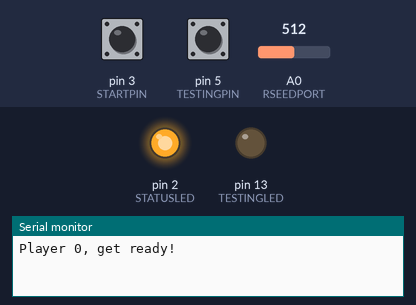
Bench run of a sketch on a simulated Arduino Uno, built with avr-gcc and run on an emulated ATmega328P. Parts: output pins drawn as LEDs (lit = HIGH), the last lines printed to the serial monitor. Inputs (shaded band) come from the test bench; at power-on: pin 3 (STARTPIN) HIGH, pin 5 (TESTINGPIN) HIGH, A0 (RSEEDPORT) = 512. Random numbers use the default seed unless the sketch sets one.

Above: at 1.2 s.
1.3 s: pin 3 (STARTPIN) pulled LOW for 0.15 s
At 2.1 s:
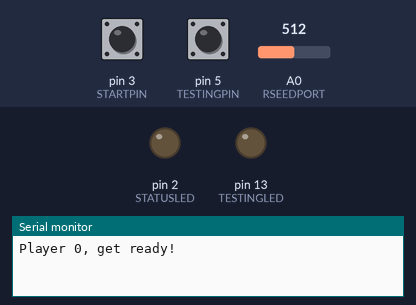
4.4 s: pin 5 (TESTINGPIN) pulled LOW for 0.15 s
At 6.4 s:
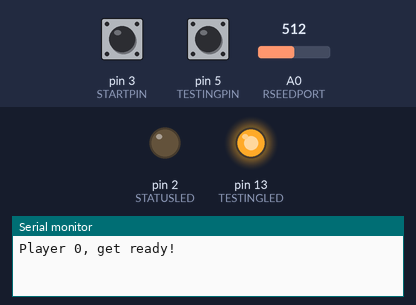
7.5 s: pin 5 (TESTINGPIN) pulled LOW for 1 s
At 8.1 s:
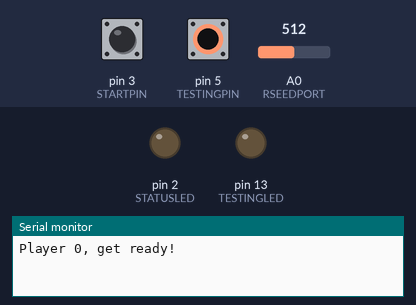
10.6 s: pin 3 (STARTPIN) driven LOW and pin 5 (TESTINGPIN) driven LOW
At 13.8 s:
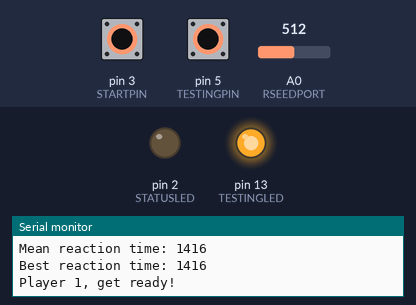
Timing chart, 0 to 14.6 s (numbered marks = the images above; inputs shaded):
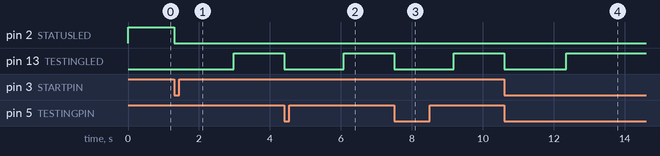

Measured:
- after the input at 1.3 s, pin 2 (STATUSLED): HIGH → LOW at once; pin 13 (TESTINGLED): LOW → HIGH after 1.7 s
- after the input at 4.4 s, pin 13 (TESTINGLED): HIGH → LOW at once, → HIGH 1.7 s later
- after the input at 7.5 s, pin 13 (TESTINGLED): HIGH → LOW at once, → HIGH 1.7 s later
- after the input at 10.6 s, pin 13 (TESTINGLED): HIGH → LOW at once, → HIGH 1.8 s later

The sketch:

reactionTest.ino
```cpp
#define SERIALSPEED 9600
#define NUMTRIES 3
#define NUMUSERS 3
#define TESTINGPIN 5
#define STARTPIN 3
#define TESTINGLED 13
#define STATUSLED 2
#define RSEEDPORT A0
#define MINDELAY 500
#define MAXDELAY 5000

struct player {
    uint32_t reacTimes[NUMTRIES];
    uint32_t meanReacTime;
    uint32_t bestReacTime;
};

struct bestVal {
    uint32_t val;
    uint8_t playerIdx;
};

void setup(void)
{
    Serial.begin(SERIALSPEED);
    pinMode(TESTINGPIN, INPUT_PULLUP);
    pinMode(TESTINGLED, OUTPUT);
    pinMode(STARTPIN, INPUT_PULLUP);
    pinMode(STATUSLED, OUTPUT);
}

void waitStart(void)
{
    digitalWrite(STATUSLED, HIGH);
    while (digitalRead(STARTPIN) == HIGH);
    digitalWrite(STATUSLED, LOW);
}

void waitRandom(void)
{
    randomSeed(analogRead(RSEEDPORT));
    delay(random(MINDELAY, MAXDELAY));
}

uint32_t getReacTime(void)
{
    uint32_t tstart, tstop;

    waitRandom();

    tstart = millis();
    digitalWrite(TESTINGLED, HIGH);

    // Wait while TESTINGPIN is pulled low
    // since this means player is cheating
    while (digitalRead(TESTINGPIN) == LOW);

    // Wait until player pulls TESTINGPIN low
    while (digitalRead(TESTINGPIN) == HIGH);

    tstop = millis();
    digitalWrite(TESTINGLED, LOW);
    return tstop - tstart;
}

struct player testPlayerReacTime(struct player locPlayer)
{
    for (int i = 0; i < NUMTRIES; i++) {
        locPlayer.reacTimes[i] = getReacTime();
    }
    return locPlayer;
}

uint32_t getMean(uint32_t rTimes[NUMTRIES])
{
    uint32_t sum = 0;
    for (int i = 0; i < NUMTRIES; i++) {
        sum += rTimes[i];
    }
    return sum / NUMTRIES;
}

uint32_t getBest(uint32_t rTimes[NUMTRIES])
{
    uint32_t curBest = 0xffffffff;
    for (int i = 0; i < NUMTRIES; i++) {
        if (rTimes[i] < curBest)
            curBest = rTimes[i];
    }
    return curBest;
}

struct bestVal getBestMean(struct player players[NUMUSERS])
{
    struct bestVal curBest = {.val = 0xffffffff, .playerIdx = 0};
    for (int p = 0; p < NUMUSERS; p++) {
        if (players[p].meanReacTime < curBest.val) {
            curBest.val = players[p].meanReacTime;
            curBest.playerIdx = p;
        }
    }
    return curBest;
}

struct bestVal getBestReacTime(struct player players[NUMUSERS])
{
    struct bestVal curBest = {.val = 0xffffffff, .playerIdx = 0};
    for (int p = 0; p < NUMUSERS; p++) {
        if (players[p].bestReacTime < curBest.val) {
            curBest.val = players[p].bestReacTime;
            curBest.playerIdx = p;
        }
    }
    return curBest;
}

void printPlayerInfo(struct player locPlayer)
{
    Serial.println("Player results");
    for (int i = 0; i < NUMTRIES; i++) {
        Serial.print("Try #");
        Serial.print(i);
        Serial.print(" : ");
        Serial.println(locPlayer.reacTimes[i]);
    }
    Serial.print("Mean reaction time: ");
    Serial.println(locPlayer.meanReacTime);
    Serial.print("Best reaction time: ");
    Serial.println(locPlayer.bestReacTime);
}

void printGameInfo(struct bestVal bestMean, struct bestVal bestReacTime)
{
    Serial.println("Overall game info");
    Serial.print("Best mean reaction time is player ");
    Serial.print(bestMean.playerIdx);
    Serial.print(" with a mean reaction time of ");
    Serial.println(bestMean.val);
    Serial.print("Best singular reaction time is player ");
    Serial.print(bestReacTime.playerIdx);
    Serial.print(" with a reaction time of ");
    Serial.println(bestReacTime.val);
}

void loop(void)
{
    struct player players[NUMUSERS];

    for (int p = 0; p < NUMUSERS; p++) {
        Serial.print("Player ");
        Serial.print(p);
        Serial.println(", get ready!");
        waitStart();
        players[p] = testPlayerReacTime(players[p]);
        players[p].meanReacTime = getMean(players[p].reacTimes);
        players[p].bestReacTime = getBest(players[p].reacTimes);
        printPlayerInfo(players[p]);
    }

    struct bestVal bestMean = getBestMean(players);
    struct bestVal bestReacTime = getBestReacTime(players);

    printGameInfo(bestMean, bestReacTime);

    Serial.println("Starting over...");
}
```
